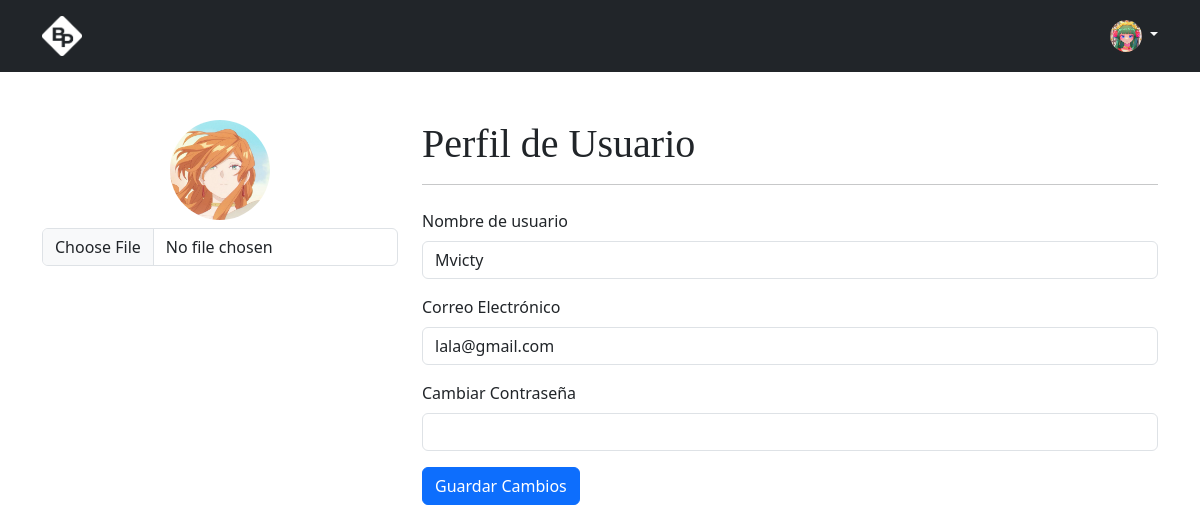
The page /auth/profile/1 (signed in) on the database its author committed.
### blogr/models.py (models this page shows, shortened)
class User(db.Model):
    __tablename__ = 'users'
    id = db.Column(db.Integer, primary_key=True)
    username = db.Column(db.String(50), nullable=False)
    email = db.Column(db.String(120), unique=True, nullable=False)
    password = db.Column(db.Text, nullable=False)
    photo = db.Column(db.String(200))

### blogr/auth.py (the view, shortened to what this page needs)
@bp.route('/profile/<int:id>', methods=('GET', 'POST'))
@login_required
def profile(id):
    user = User.query.get_or_404(id)
    return render_template('auth/profile.html', user = user)

### blogr/auth.py (called while the page is built)
@bp.before_app_request
def load_logged_in_user():
    user_id = session.get('user_id')
    if user_id is None:
        g.user = None
    else:
        g.user = User.query.get_or_404(user_id)

def login_required(view):
    @functools.wraps(view)
    def wrapped_view(**kwargs):
        if g.user is None:
            return redirect(url_for('auth.login'))
        return view(**kwargs)
    return wrapped_view

### blogr/templates/auth/profile.html
{% extends 'base.html' %}
{% block content %}
<div class="container">
    <form method="post" class="row mt-5" enctype="multipart/form-data">
        <div class="col-md-4">
            <div class="text-center">
                {% if user.photo is none %}
                <img src="{{ url_for('static', filename = 'img/user-dark.png') }}" width="100"
                    class="profile-image rounded-circle mb-2" alt="Foto de perfil">
                {% else %}
                <img src="{{ url_for('static', filename = user.photo ) }}" width="100"
                    class="profile-image rounded-circle mb-2" alt="Foto de perfil">
                {% endif %}
                <div class="mb-3">
                    <input type="file" id="photo" name="photo" class="form-control">
                </div>
            </div>
        </div>
        <div class="col-md-8">
            <h1>{% block title %} Perfil de Usuario {% endblock %}</h1>
            <hr class="mb-4">
            <div class="mb-3">
                <label for="username" class="form-label">Nombre de usuario</label>
                <input type="text" class="form-control" id="username" name="username" value="{{user.username}}"
                    required>
            </div>
            <div class="mb-3">
                <label for="email" class="form-label">Correo Electrónico</label>
                <input type="email" class="form-control" id="email" name="email" value="{{user.email}}" readonly>
            </div>
            <div class="mb-3">
                <label for="password" class="form-label">Cambiar Contraseña</label>
                <input type="password" class="form-control" id="password" name="password">
            </div>
            <button type="submit" class="btn btn-primary">Guardar Cambios</button>
        </div>
    </form>
</div>
{% endblock %}

### blogr/templates/base.html (shortened to what this page needs)
<!DOCTYPE html>
<html lang="es">
<head>
    <link rel="stylesheet" href="{{ url_for('static', filename = 'css/bootstrap.min.css') }}">
    <link rel="stylesheet" href="{{ url_for('static', filename = 'css/style.css') }}">
</head>
<body>
    {% block header %}
    <header class="p-3 text-bg-dark">
        <div class="container">
            <div class="d-flex align-items-center justify-content-between">
                <a href="{{ url_for('home.index') }}" class="d-flex align-items-center mb-2 mb-lg-0 text-white text-decoration-none">
                    <img src="{{ url_for('static', filename = 'img/bp-light.png') }}" alt="blog posts" width="40">
                </a>
                <div class="text-end">
                    {% if not g.user %}
                    <a href="{{ url_for('auth.login') }}" class="btn btn-outline-light me-2">Iniciar sesión</a>
                    <a href="{{ url_for('auth.register') }}" class="btn btn-warning">Registrate</a>
                    {% else %}
                    <a href="#" class="link-light text-decoration-none dropdown-toggle" data-bs-toggle="dropdown">
                        {% if g.user.photo is none %}
                        <img src="{{ url_for('static', filename = 'img/user-light.png') }}" alt="mdo" width="32" height="32" class="rounded-circle">
                        {% else %}
                        <img src="{{ url_for('static', filename = g.user.photo) }}" alt="mdo" width="32" height="32" class="rounded-circle">
                        {% endif %}
                    </a>
                    {% endif %}
                </div>
            </div>
        </div>
    </header>
    {% endblock %}
    {% block content %}
    {% endblock %}
</body>
</html>

### blogr/static/css/style.css (style rules this page uses)
h1, h2, h3, h4, h5, h6 { font-family: Amiri, Georgia, "Times New Roman", serif; }

### rows shown on the page
User: photo (picture)
User: photo (picture), username "Mvicty", email "lala@gmail.com"
